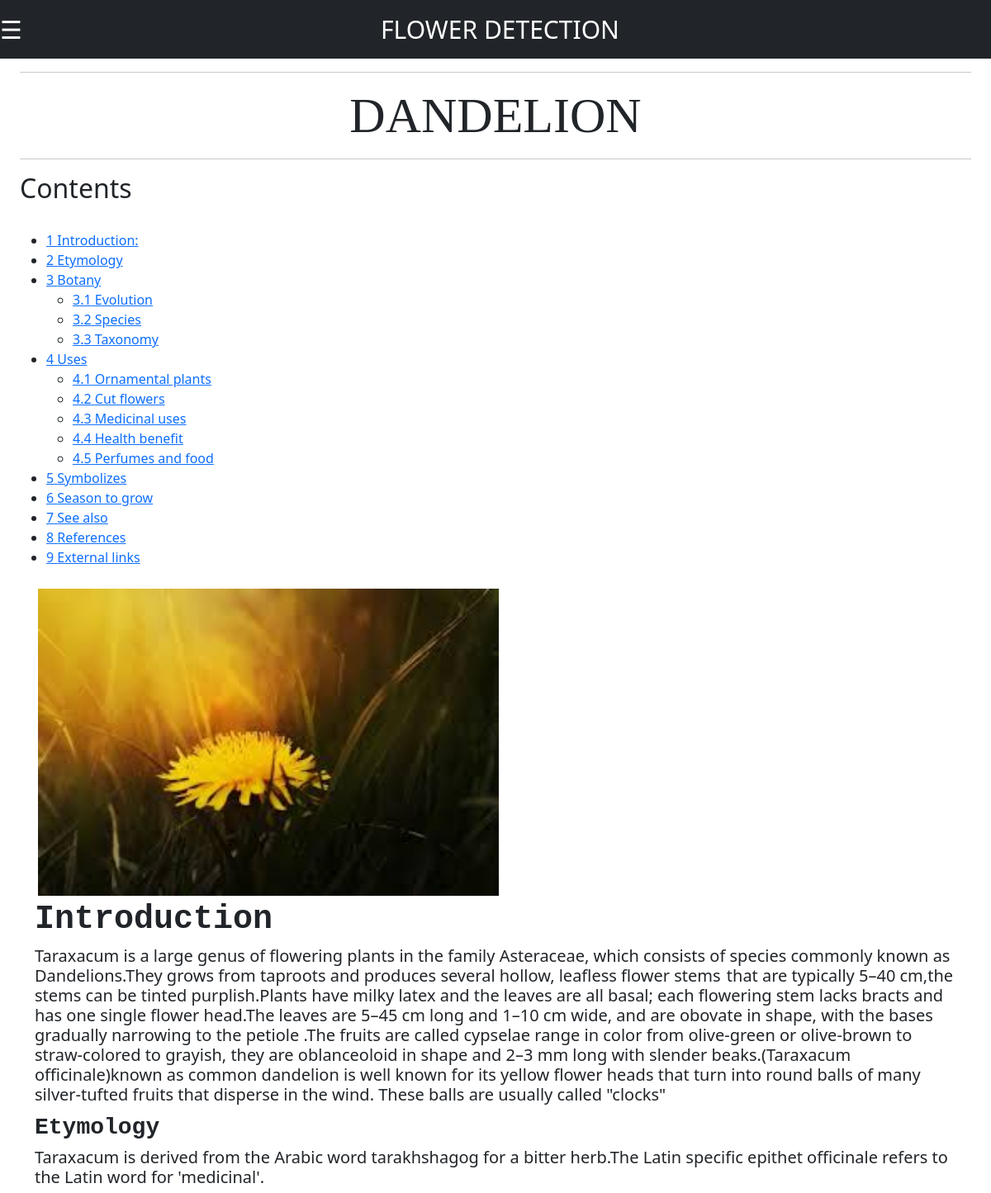
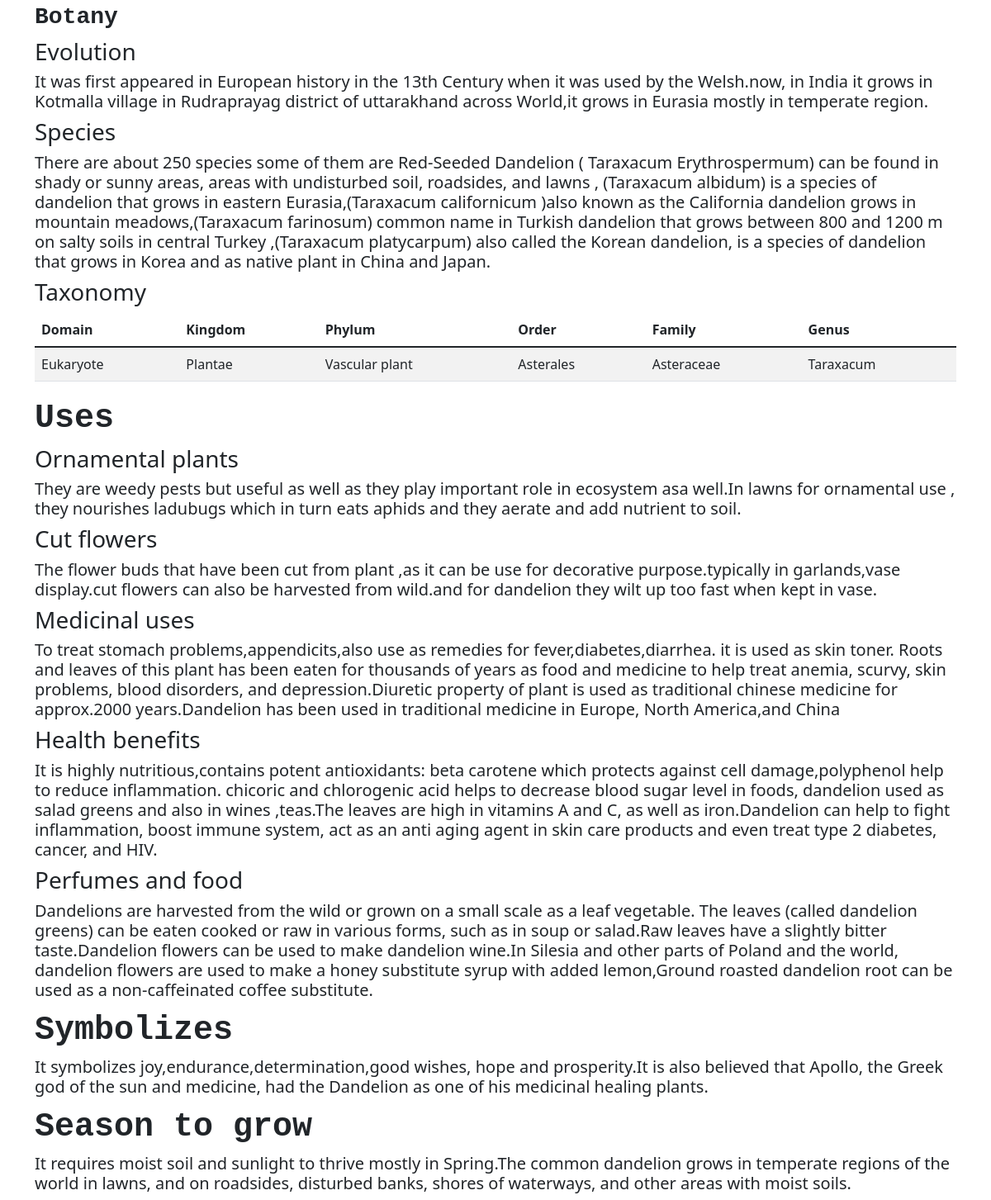
/info_dandelion/, run on the app's committed database (2 pictures, top to bottom).
### flower_detection/models.py (models this page shows, shortened)
class Info(models.Model):
    Flower_name = models.CharField(max_length=50)
    Introduction = models.TextField()
    Etymology = models.TextField()
    Evolution = models.TextField()
    Species = models.TextField()
    Tax_domain = models.CharField(max_length=50)
    Tax_kingdom = models.CharField(max_length=50)
    Tax_phylum = models.CharField(max_length=50)
    Tax_order = models.CharField(max_length=50)
    Tax_family = models.CharField(max_length=50)
    Tax_genus = models.CharField(max_length=50)
    Ornamental_plants = models.TextField()
    Cut_flowers = models.TextField()
    Medicinal_uses = models.TextField()
    Health_benefit = models.TextField()
    Perfumes_food = models.TextField()
    Symbolizes = models.TextField()
    Season_to_grow = models.TextField()
    Img = models.ImageField(upload_to='images/')

### flower_detection/views.py (the view)
# urls.py: path('info_dandelion/', views.info_dandelion , name='info_dandelion'),
def info_dandelion(request):
	if request.method == 'GET':
		f_Info = Info.objects.get(Flower_name="DANDELION")
	return render(request, 'home/info.html',{'info':f_Info})

### flower_detection/templates/home/info.html (shortened to what this page needs)
{% extends "home/base.html" %}
{% load static %}
{% block content %}
    <div class="container-fluid">
        <hr>
        {% if info %}
            <h1 align ="center" style="font-family: 'Times New Roman', Times, serif; font-size: 60px;">{{info.Flower_name}}</h1>
        {% endif %}
        <hr>
        <div id="toc" class="toc" role="navigation" aria-labelledby="mw-toc-heading"><input type="checkbox" role="button"
          <div class="toctitle" lang="en" dir="ltr">
            <h2 id="mw-toc-heading">Contents</h2>
          </div>
          <ul>
            <li class="toclevel-1 tocsection-1"><a href="#Introduction:"><span class="tocnumber">1</span> <span
                  class="toctext">Introduction:</span></a>
            <li class="toclevel-2 tocsection-2"><a href="#Etymology"><span class="tocnumber">2</span> <span
                    class="toctext">Etymology</span></a></li>
            <li class="toclevel-2 tocsection-2"><a href="#Botany"><span class="tocnumber">3</span> <span
                    class="toctext">Botany</span></a></li>
                <ul>
                    <li class="toclevel-2 tocsection-3"><a href="#Evolution"><span class="tocnumber">3.1</span> <span
                        class="toctext">Evolution</span></a></li>
                    <li class="toclevel-2 tocsection-4"><a href="#Species"><span class="tocnumber">3.2</span> <span
                        class="toctext">Species</span></a></li>
                    <li class="toclevel-2 tocsection-5"><a href="#Taxonomy"><span class="tocnumber">3.3</span> <span
                        class="toctext">Taxonomy</span></a></li>
                </ul>
            </li>
            <li class="toclevel-2 tocsection-7"><a href="#Uses"><span class="tocnumber">4</span> <span
                  class="toctext">Uses</span></a></li>
                <ul>
                    <li class="toclevel-2 tocsection-8"><a href="#Ornamental plants"><span class="tocnumber">4.1</span> <span
                        class="toctext">Ornamental plants</span></a></li>
                    <li class="toclevel-2 tocsection-9"><a href="#Cut flowers"><span class="tocnumber">4.2</span> <span
                        class="toctext">Cut flowers</span></a></li>
                    <li class="toclevel-2 tocsection-10"><a href="#Medicinal uses"><span class="tocnumber">4.3</span> <span
                        class="toctext">Medicinal uses</span></a></li>
                    <li class="toclevel-2 tocsection-11"><a href="#Health benefits"><span class="tocnumber">4.4</span> <span
                        class="toctext">Health benefit</span></a></li>
                    <li class="toclevel-2 tocsection-12"><a href="#Perfumes and food"><span class="tocnumber">4.5</span> <span
                        class="toctext">Perfumes and food</span></a></li>
                </ul>
            <li class="toclevel-1 tocsection-13"><a href="#Symbolizes"><span class="tocnumber">5</span> <span
                class="toctext">Symbolizes</span></a></li>
            <li class="toclevel-1 tocsection-14"><a href="#Season to grow"><span class="tocnumber">6</span> <span
                class="toctext">Season to grow</span></a></li>
            <li class="toclevel-1 tocsection-15"><a href="#See_also"><span class="tocnumber">7</span> <span class="toctext">See
                  also</span></a></li>
            <li class="toclevel-1 tocsection-16"><a href="#References"><span class="tocnumber">8</span> <span
                  class="toctext">References</span></a></li>
            <li class="toclevel-1 tocsection-17"><a href="#External_links"><span class="tocnumber">9</span> <span
                  class="toctext">External links</span></a></li>
          </ul>
        </div>
        <div class="container">
            <td>
                        <img src="{{info.Img.url}}" alt="" class="img-responsive" style="width: 50%; float: center; margin-block-start: 10px;" />
            </td>
            {% if info %}
            <h1><span class="mw-headline" id="Introduction"
                style="font-family:'Courier New', Courier, monospace;"><b>Introduction</b></span>
            </h1>
                        <h5>{{  info.Introduction }}</h5>
                <h3><span class="mw-headline" id="Etymology"
                    style="font-family:'Courier New', Courier, monospace;"><b>Etymology</b></span>
                </h3>
                            <h5>{{ info.Etymology }}</h5>
                <h3><span class="mw-headline" id="Botany"
                    style="font-family:'Courier New', Courier, monospace;"><b>Botany</b></span>
                </h3>
                <h3><span class="mw-headline" id="Evolution">Evolution</span><span class="mw-editsection"><span
                    class="mw-editsection-bracket"></h3>
                        <h5>{{ info.Evolution }}</h5>
                <h3><span class="mw-headline" id="Species">Species</span><span class="mw-editsection"><span
                    class="mw-editsection-bracket"></h3>
                        <h5>{{ info.Species }}</h5>
                <h3><span class="mw-headline" id="Taxonomy">Taxonomy</span><span class="mw-editsection"><span
                    class="mw-editsection-bracket"></h3>
                    <table class="table table-striped">
                        <thead>
                        <tr>
                            <th>Domain</th>
                            <th>Kingdom</th>
                            <th>Phylum</th>
                            <th>Order</th>
                            <th>Family</th>
                            <th>Genus</th>
                        </tr>
                        </thead>
                        <tbody>
                        <tr>
                            <td>{{info.Tax_domain}}</td>
                            <td>{{info.Tax_kingdom}}</td>
                            <td>{{info.Tax_phylum}}</td>
                            <td>{{info.Tax_order}}</td>
                            <td>{{info.Tax_family}}</td>
                            <td>{{info.Tax_genus}}</td>
                        </tr>
                        </tbody>
                    </table>
                    <h1><span class="mw-headline" id="Uses"
                        style="font-family:'Courier New', Courier, monospace;"><b>Uses</b></span></h1>
                <h3><span class="mw-headline" id="Ornamental plants">Ornamental plants</span><span class="mw-editsection"><span
                    class="mw-editsection-bracket"></h3>
                        <h5>{{ info.Ornamental_plants }}</h5>
                <h3><span class="mw-headline" id="Cut flowers">Cut flowers</span><span class="mw-editsection"><span
                    class="mw-editsection-bracket"></h3>
                        <h5>{{ info.Cut_flowers }}</h5>
                <h3><span class="mw-headline" id="Medicinal uses">Medicinal uses</span><span class="mw-editsection"><span
                    class="mw-editsection-bracket"></h3>
                        <h5>{{ info.Medicinal_uses }}</h5>
                <h3><span class="mw-headline" id="Health benefits">Health benefits</span><span class="mw-editsection"><span
                    class="mw-editsection-bracket"></h3>
                        <h5>{{ info.Health_benefit }}</h5>
                <h3><span class="mw-headline" id="Perfumes and food">Perfumes and food</span><span class="mw-editsection"><span
                    class="mw-editsection-bracket"></h3>
                        <h5>{{ info.Perfumes_food }}</h5>
                <h1><span class="mw-headline" id="Symbolizes"
                    style="font-family:'Courier New', Courier, monospace;"><b>Symbolizes</b></span></h1>
                        <h5>{{ info.Symbolizes }}</h5>
                <h1><span class="mw-headline" id="Season_to_grow" style="font-family:'Courier New', Courier, monospace;"><b>Season
                    to
                    grow</b></span></h1>
                        <h5>{{ info.Season_to_grow }}</h5>
                {% else %}
                    <h1>no data</h1>
            {% endif %}
        </div>
{% endblock content %}

### data on the page
Info: Flower_name "DANDELION", Img (picture), Introduction "Taraxacum is a large genus of flowering plants in the family Asteraceae, which consists of species commonly known as Dandelions.They grows from taproots and produces several hollow, leafless flower stems that are typically 5–40 cm,the stems can be tinted purplish.Plants have milky latex and the leaves are all basal; each flowering stem lacks bracts and has one single flower head.The leaves are 5–45 cm long and 1–10 cm wide, and are obovate in shape, with the bases gradually narrowing to the petiole .The fruits are called cypselae range in color from olive-green or olive-brown to straw-colored to grayish, they are oblanceoloid in shape and 2–3 mm long with slender beaks.(Taraxacum…", Etymology "Taraxacum is derived from the Arabic word tarakhshagog for a bitter herb.The Latin specific epithet officinale refers to the Latin word for 'medicinal'.", Evolution "It was first appeared in European history in the 13th Century when it was used by the Welsh.now, in India it grows in Kotmalla village in Rudraprayag district of uttarakhand across World,it grows in Eurasia mostly in temperate region.", Species "There are about 250 species some of them are Red-Seeded Dandelion ( Taraxacum Erythrospermum) can be found in shady or sunny areas, areas with undisturbed soil, roadsides, and lawns , (Taraxacum albidum) is a species of dandelion that grows in eastern Eurasia,(Taraxacum californicum )also known as the California dandelion grows in mountain meadows,(Taraxacum farinosum) common name in Turkish dandelion that grows between 800 and 1200 m on salty soils in central Turkey ,(Taraxacum platycarpum) also called the Korean dandelion, is a species of dandelion that grows in Korea and as native plant in China and Japan.", Tax_domain "Eukaryote", Tax_kingdom "Plantae", Tax_phylum "Vascular plant", Tax_order "Asterales", Tax_family "Asteraceae", Tax_genus "Taraxacum", Ornamental_plants "They are weedy pests but useful as well as they play important role in ecosystem asa well.In lawns for ornamental use , they nourishes ladubugs which in turn eats aphids and they aerate and add nutrient to soil.", Cut_flowers "The flower buds that have been cut from plant ,as it can be use for decorative purpose.typically in garlands,vase display.cut flowers can also be harvested from wild.and for dandelion they wilt up too fast when kept in vase.", Medicinal_uses "To treat stomach problems,appendicits,also use as remedies for fever,diabetes,diarrhea. it is used as skin toner. Roots and leaves of this plant has been eaten for thousands of years as food and medicine to help treat anemia, scurvy, skin problems, blood disorders, and depression.Diuretic property of plant is used as traditional chinese medicine for approx.2000 years.Dandelion has been used in traditional medicine in Europe, North America,and China", Health_benefit "It is highly nutritious,contains potent antioxidants: beta carotene which protects against cell damage,polyphenol help to reduce inflammation. chicoric and chlorogenic acid helps to decrease blood sugar level in foods, dandelion used as salad greens and also in wines ,teas.The leaves are high in vitamins A and C, as well as iron.Dandelion can help to fight inflammation, boost immune system, act as an anti aging agent in skin care products and even treat type 2 diabetes, cancer, and HIV.", Perfumes_food "Dandelions are harvested from the wild or grown on a small scale as a leaf vegetable. The leaves (called dandelion greens) can be eaten cooked or raw in various forms, such as in soup or salad.Raw leaves have a slightly bitter taste.Dandelion flowers can be used to make dandelion wine.In Silesia and other parts of Poland and the world, dandelion flowers are used to make a honey substitute syrup with added lemon,Ground roasted dandelion root can be used as a non-caffeinated coffee substitute.", Symbolizes "It symbolizes joy,endurance,determination,good wishes, hope and prosperity.It is also believed that Apollo, the Greek god of the sun and medicine, had the Dandelion as one of his medicinal healing plants.", Season_to_grow "It requires moist soil and sunlight to thrive mostly in Spring.The common dandelion grows in temperate regions of the world in lawns, and on roadsides, disturbed banks, shores of waterways, and other areas with moist soils."
